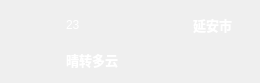
     <widget class="QWidget" name="widget_02" native="true">
      <widget class="QWidget" name="layoutWidget">
       <property name="geometry">
        <rect>
         <x>10</x>
         <y>10</y>
         <width>241</width>
         <height>64</height>
        </rect>
       </property>
       <layout class="QHBoxLayout" name="horizontalLayout">
        <item>
         <widget class="QLabel" name="label_WeatherImage">
          <property name="minimumSize">
           <size>
            <width>50</width>
            <height>50</height>
           </size>
          </property>
          <property name="maximumSize">
           <size>
            <width>50</width>
            <height>50</height>
           </size>
          </property>
          <property name="text">
           <string/>
          </property>
          <property name="pixmap">
           <pixmap resource="res.qrc">:/res/type/Qing.png</pixmap>
          </property>
          <property name="scaledContents">
           <bool>true</bool>
          </property>
         </widget>
        </item>
        <item>
         <layout class="QGridLayout" name="gridLayout_2">
          <item row="0" column="0" colspan="2">
           <widget class="QLabel" name="label_WeatherNum">
            <property name="styleSheet">
             <string notr="true">color: rgb(255, 255, 255);
font: 26pt &quot;Arial&quot;;</string>
            </property>
            <property name="text">
             <string>23</string>
            </property>
           </widget>
          </item>
          <item row="0" column="2">
           <widget class="QLabel" name="label_city">
            <property name="font">
             <font>
              <pointsize>10</pointsize>
              <weight>75</weight>
              <bold>true</bold>
             </font>
            </property>
            <property name="styleSheet">
             <string notr="true">color: rgb(255, 255, 255);</string>
            </property>
            <property name="text">
             <string>延安市</string>
            </property>
           </widget>
          </item>
          <item row="1" column="0">
           <widget class="QLabel" name="label_WeatherStaute">
            <property name="font">
             <font>
              <pointsize>10</pointsize>
              <weight>75</weight>
              <bold>true</bold>
             </font>
            </property>
            <property name="styleSheet">
             <string notr="true">color: rgb(255, 255, 255);</string>
            </property>
            <property name="text">
             <string>晴转多云</string>
            </property>
           </widget>
          </item>
          <item row="1" column="1">
           <widget class="QLabel" name="label_temRange">
            <property name="font">
             <font>
              <weight>75</weight>
              <bold>true</bold>
             </font>
            </property>
            <property name="styleSheet">
             <string notr="true">color: rgb(255, 255, 255);</string>
            </property>
            <property name="text">
             <string/>
            </property>
           </widget>
          </item>
         </layout>
        </item>
       </layout>
      </widget>
     </widget>
